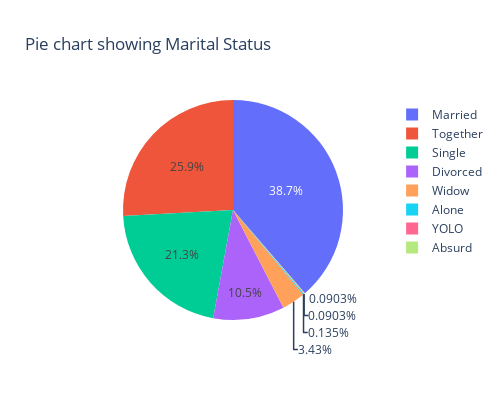

The notebook cell this image was saved under:
### Code cell
data['Marital_Status'].value_counts()
import plotly.graph_objects as go
fig = go.Figure(data=[go.Pie(labels=data['Marital_Status'].value_counts().index, values=data['Marital_Status'].value_counts().values)])
fig.update_layout(height=400, width=500, title_text="Pie chart showing Marital Status")
fig.show()

### Figure 1 — Plotly figure (JSON) as saved in the notebook; plotly's stock layout.template omitted (floating-point values rounded to 4 significant figures)
{"data": [{"labels": ["Married", "Together", "Single", "Divorced", "Widow", "Alone", "YOLO", "Absurd"], "type": "pie", "values": [857, 573, 471, 232, 76, 3, 2, 2]}], "layout": {"height": 400, "title": {"text": "Pie chart showing Marital Status"}, "width": 500}}
